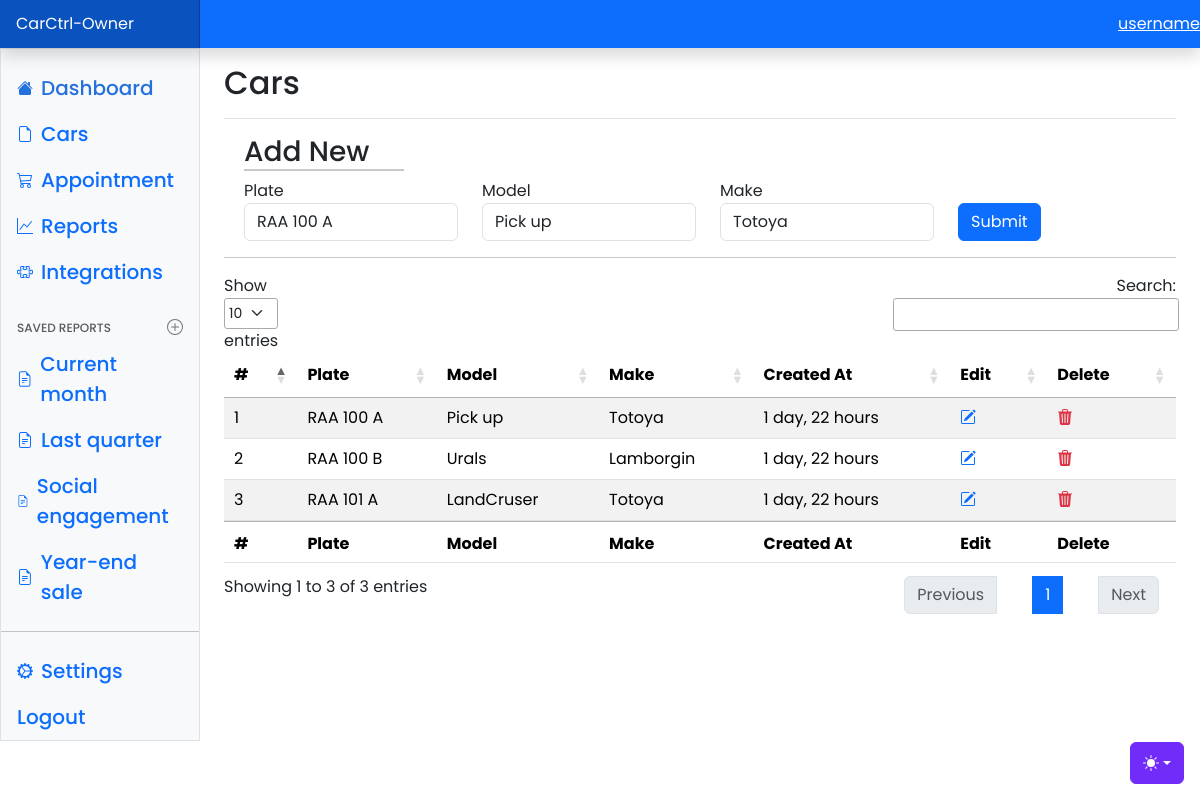
/owner-dashboard/cars/edit/1 (signed in), run on the app's committed database.
### App/models.py (models this page shows, shortened)
class Car(models.Model):
    owner_id = models.ForeignKey(Owner, on_delete=models.CASCADE)
    model = models.TextField(max_length=50)
    make = models.TextField(max_length=50)
    plate = models.CharField(validators=[plate_regex], max_length=9, unique=True)
    created_at = models.DateTimeField(auto_now_add=True)
    updated_at = models.DateTimeField(auto_now=True)

### App/views.py (the view, shortened to what this page needs)
# urls.py: path('owner-dashboard/cars/edit/<int:pk>', views.owner_cars_edit, name="owner-cars-edit"),
@login_required(login_url='loginc')
def owner_cars_edit(request, pk):
    car = Car.objects.get(id=pk)
    owner = Owner.objects.get(id = request.user.id)
    cars = Car.objects.filter(owner_id = owner.id)
    form = CarForm(instance=car)
    context = {'form': form, 'cars': cars}
    return render(request, 'owner-cars-edit.html', context)

### App/forms.py
class CarForm(forms.ModelForm):
    class Meta:
        model = Car
        fields = '__all__'
        exclude = ['owner_id']
        widgets = {
            'plate': forms.TextInput(attrs={'class': 'form-control'}),
            'model': forms.TextInput(attrs={'class': 'form-control'}),
            'make': forms.TextInput(attrs={'class': 'form-control'}),
        }

### App/templates/App/owner-cars-edit.html (shortened to what this page needs)
{% load static %}
{% include 'includes/owner-nav.html' %}
<main class="col-md-9 ms-sm-auto col-lg-10 px-md-4">
    <div
        class="d-flex justify-content-between flex-wrap flex-md-nowrap align-items-center pt-3 pb-2 mb-3 border-bottom">
        <h1 class="h2">Cars</h1>
    </div>
    <div class="container-fluid m-2">
        <h3 style="border-bottom: 2px solid #c7c8c9; width: 160px;">Add New</h3>
        <form method="post">
            <div class="row">
                <div class="col">
                    <label for="inlineGridName" class="sr-only">Plate</label>
                    {{form.plate}}
                </div>
                <div class="col">
                    <label for="inlineGridEmail" class="sr-only">Model</label>
                    {{form.model}}
                </div>
                <div class="col">
                    <label for="inlineGridEmail" class="sr-only">Make</label>
                    {{form.make}}
                </div>
                <div class="col pt-4">
                    <button type="submit" class="btn btn-primary">Submit</button>
                </div>
            </div>
        </form>
    </div>
    <hr>
    <table id="myTable" class="table table-striped" style="width:100%">
        <thead>
            <tr>
                <th>#</th>
                <th>Plate</th>
                <th>Model</th>
                <th>Make</th>
                <th>Created At</th>
                <th>Edit</th>
                <th>Delete</th>
            </tr>
        </thead>
        <tbody>
            {% for car in cars %}
        <tr>
            <td>{{car.id}}</td>
            <td>{{car.plate}}</td>
            <td>{{car.model}}</td>
            <td>{{car.make}}</td>
            <td>{{car.created_at | timesince}}</td>
            <td><a href="#" class="text-primary">
                    </a></td>
            <td><a href="#" class="text-danger" onclick="return confirm('Are you sure delete?');"></a></td>
        </tr>
        {% endfor %}
        </tbody>
        <tfoot>
            <tr>
                <th>#</th>
                <th>Plate</th>
                <th>Model</th>
                <th>Make</th>
                <th>Created At</th>
                <th>Edit</th>
                <th>Delete</th>
            </tr>
        </tfoot>
    </table>
</main>
{% include 'includes/owner-footer.html' %}

### static/assets/css/dashboard.css (style rules this page uses)
body { margin: 0; font-family: 'Poppins', sans-serif; background-color: #fff; }
.bi { display: inline-block; width: 1rem; height: 1rem; }

### App/templates/App/includes/owner-nav.html (style rules this page uses)
.bi { vertical-align: -.125em; fill: currentColor; }

### data on the page
Car: plate "RAA 100 A", model "Pick up", make "Totoya", id "1", created_at "1 day, 22 hours"
Car: id "2", plate "RAA 100 B", model "Urals", make "Lamborgin", created_at "1 day, 22 hours"
Car: id "3", plate "RAA 101 A", model "LandCruser", make "Totoya", created_at "1 day, 22 hours"
